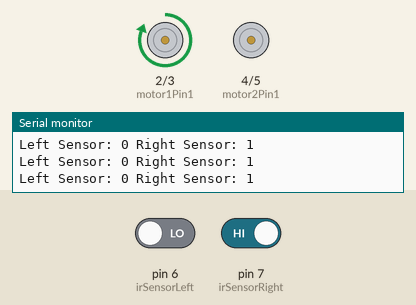
The sketch below on a simulated Arduino Uno, built with avr-gcc and run on an emulated ATmega328P. Shown: motor-driver pin pairs drawn as motors (green arrow = first pin HIGH = forward, orange = second pin HIGH = backward, longer = more drive), the last lines printed to the serial monitor. Inputs (shaded band) come from the test bench; at power-on: pin 6 (irSensorLeft) LOW, pin 7 (irSensorRight) HIGH.

Above: at 1.2 s.
1.3 s: pin 6 (irSensorLeft) driven HIGH
At 1.7 s:
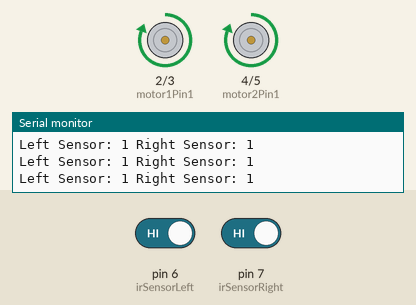
2.8 s: pin 7 (irSensorRight) driven LOW
At 4.0 s:
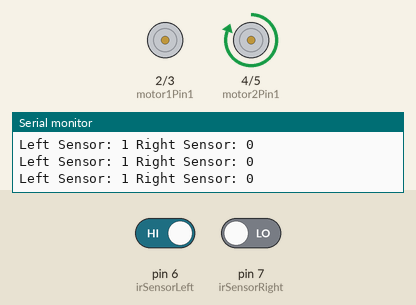
4.3 s: pin 6 (irSensorLeft) driven LOW
At 5.0 s:
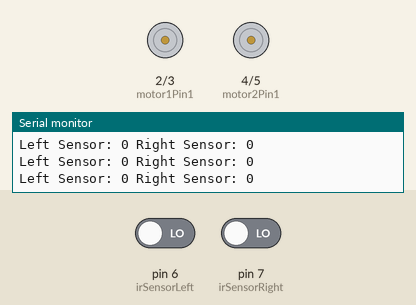
5.8 s: pin 7 (irSensorRight) driven HIGH
At 6.1 s:
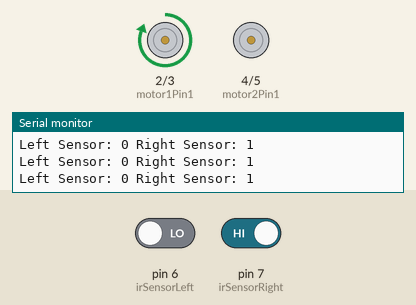
Timing chart, 0 to 8.8 s (numbered marks = the images above; inputs shaded):
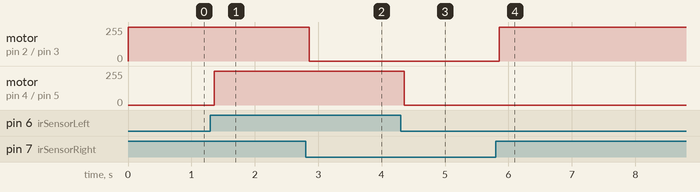

The sketch:

Line_Follower_Car.ino
```cpp
// Define motor pins
const int motor1Pin1 = 2;  // Motor 1
const int motor1Pin2 = 3;  // Motor 1
const int motor2Pin1 = 4;  // Motor 2
const int motor2Pin2 = 5;  // Motor 2

// Define IR sensor pins
const int irSensorLeft = 6;  // Left IR sensor (digital)
const int irSensorRight = 7; // Right IR sensor (digital)

void setup() {
  // Set motor pins as output
  pinMode(motor1Pin1, OUTPUT);
  pinMode(motor1Pin2, OUTPUT);
  pinMode(motor2Pin1, OUTPUT);
  pinMode(motor2Pin2, OUTPUT);

  // Set IR sensor pins as input
  pinMode(irSensorLeft, INPUT);
  pinMode(irSensorRight, INPUT);

  // Initialize serial for debugging
  Serial.begin(9600);
}

// Function to move forward
void moveForward() {
  digitalWrite(motor1Pin1, HIGH);
  digitalWrite(motor1Pin2, LOW);
  digitalWrite(motor2Pin1, HIGH);
  digitalWrite(motor2Pin2, LOW);
}

// Function to turn left
void turnLeft() {
  digitalWrite(motor1Pin1, LOW);
  digitalWrite(motor1Pin2, LOW);
  digitalWrite(motor2Pin1, HIGH);
  digitalWrite(motor2Pin2, LOW);
}

// Function to turn right
void turnRight() {
  digitalWrite(motor1Pin1, HIGH);
  digitalWrite(motor1Pin2, LOW);
  digitalWrite(motor2Pin1, LOW);
  digitalWrite(motor2Pin2, LOW);
}

// Function to stop motors
void stopMotors() {
  digitalWrite(motor1Pin1, LOW);
  digitalWrite(motor1Pin2, LOW);
  digitalWrite(motor2Pin1, LOW);
  digitalWrite(motor2Pin2, LOW);
}

void loop() {
  // Read values from IR sensors
  int leftState = digitalRead(irSensorLeft);
  int rightState = digitalRead(irSensorRight);

  Serial.print("Left Sensor: ");
  Serial.print(leftState);
  Serial.print(" Right Sensor: ");
  Serial.println(rightState);

  // Determine action based on sensor readings
  if (leftState == HIGH && rightState == HIGH) {
    // Both sensors see white - move forward
    moveForward();
  } else if (leftState == LOW && rightState == HIGH) {
    // Left sensor sees black (line), right sees white - turn right
    turnRight();
  } else if (rightState == LOW && leftState == HIGH) {
    // Right sensor sees black (line), left sees white - turn left
    turnLeft();
  } else {
    // Both sensors on line (unexpected case) - stop
    stopMotors();
  }
}
```

Measured:
- after the input at 1.3 s, motor on pin 4 (motor2Pin1) / pin 5 (motor2Pin2): stopped → forward 255/255 after 0.06 s
- after the input at 2.8 s, motor on pin 2 (motor1Pin1) / pin 3 (motor1Pin2): forward 255/255 → stopped after 0.06 s
- after the input at 4.3 s, motor on pin 4 (motor2Pin1) / pin 5 (motor2Pin2): forward 255/255 → stopped after 0.06 s
- after the input at 5.8 s, motor on pin 2 (motor1Pin1) / pin 3 (motor1Pin2): stopped → forward 255/255 after 0.06 s
